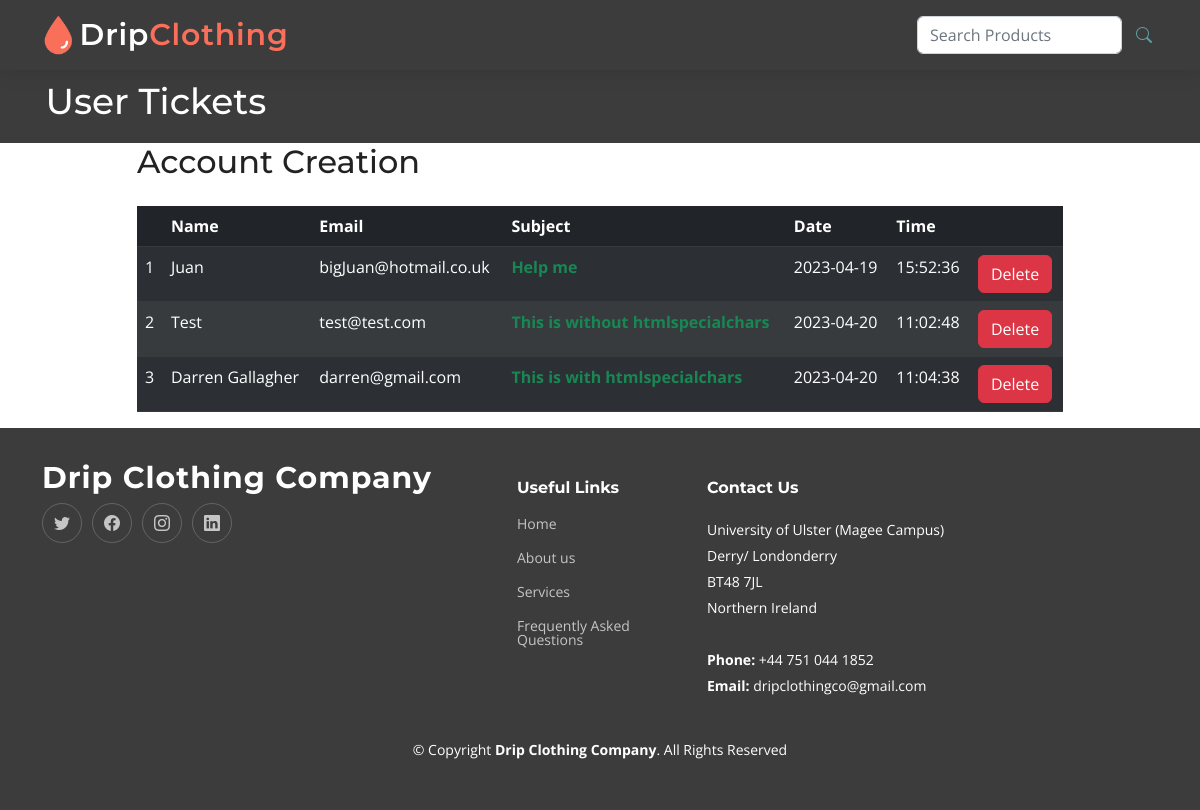
The page /ticketPage.php (signed in) on the database its author committed.
### tables this page shows
CREATE TABLE `userqueries` (
  `Name` varchar(32) NOT NULL,
  `Email` varchar(100) NOT NULL,
  `Subject` varchar(100) NOT NULL,
  `Message` text NOT NULL,
  `queryDate` date NOT NULL,
  `time` varchar(8) NOT NULL
);

### ticketPage.php (the view, shortened to what this page needs)
<!DOCTYPE html>
<html lang="en">
<?php
    function displayTickets() {
        $sqlConnection = mysqli_connect("localhost:3306", "root", "", "dummyForm");
        $query = "SELECT * from userQueries ORDER BY queryDate";
        $res = mysqli_query($sqlConnection, $query);
        if ($res) {
            while($array = mysqli_fetch_array($res, MYSQLI_ASSOC)) {
                static $count;
                $count++;
                $name = $array["Name"];
                $email = $array["Email"];
                $subject = $array["Subject"];
                $date = $array["queryDate"];
                $time = $array["time"];
                echo "<tr class='table-active'>";
                echo "<td>".$count."</td>";
                echo "<td>".$name."</td>";
                echo "<td>".$email."</td>";
                echo "<td><b><a href='#' data-bs-toggle='modal' class='text-success' data-bs-target='#Modal".$count."'>".$subject."</a></b></td>";
                echo "<td>".$date."</td>";
                echo "<td>".$time."</td>";
                echo "<td><form action='Includes/deleteUserQueryTicket.php' method='post'>";
                echo "<button type='submit' name='delete[".$count."submit]' class='btn btn-danger'>Delete</button>";
                echo "</form></td>";
                echo "</tr>";
?>
    <?php
            }
        }
    }
?>
<head>
    <link href="assets/vendor/bootstrap/css/bootstrap.min.css" rel="stylesheet">
    <link href="assets/vendor/bootstrap-icons/bootstrap-icons.css" rel="stylesheet">
    <link href="assets/vendor/aos/aos.css" rel="stylesheet">
    <link href="assets/vendor/glightbox/css/glightbox.min.css" rel="stylesheet">
    <link href="assets/vendor/swiper/swiper-bundle.min.css" rel="stylesheet">
    <link href="assets/css/main.css" rel="stylesheet">
</head>
<body>
    <?php
        include("Includes/header.php");
    ?>
    <section id="checkout-hero" class="hero-alt">
        <div class="container" data-aos="fade-down">
            <h2>User Tickets</h2>
        </div>
    </section>
    <main id="main">
        <div class="container">
            <div class="row justify-content-center">
                <div class="col-md-10">
                    <h2 class="mb-4">Account Creation</h2>
                    <table class="table table-dark table-striped">
                        <thead>
                            <tr>
                                <th scope="col"></th>
                                <th scope="col">Name</th>
                                <th scope="col">Email</th>
                                <th scope="col">Subject</th>
                                <th scope="col">Date</th>
                                <th scope="col">Time</th>
                                <th scope="col"></th>
                            </tr>
                        </thead>
                        <?php
                            displayTickets();
                        ?>
                    </table>
                </div>
            </div>
        </div>
    </main>
    <?php
        include("Includes/footer.php");
    ?>
</body>
</html>

### Assets/css/main.css (style rules this page uses)
:root { --font-default: "Open Sans", system-ui, -apple-system, "Segoe UI", Roboto, "Helvetica Neue", Arial, "Noto Sans", "Liberation Sans", sans-serif, "Apple Color Emoji", "Segoe UI Emoji", "Segoe UI Symbol", "Noto Color Emoji"; --font-primary: "Montserrat", sans-serif; --font-secondary: "Poppins", sans-serif; }
:root { --color-default: #222222; --color-primary: #3c3c3c; --color-secondary: #87c1bb; --color-alt: rgba(248, 90, 64, 0.8); }
:root { scroll-behavior: smooth; }
body { font-family: var(--font-default); color: var(--color-default); }
a { color: var(--color-primary); text-decoration: none; }
h1, h2, h3, h4, h5, h6 { font-family: var(--font-primary); }
section { padding: 60px 0; overflow: hidden; }
section { scroll-margin-top: 70px; }
.hero-alt { width: 100%; position: relative; background: var(--color-primary); padding: 80px 0 0 7px; color: #fff; }
.hero-alt h2 { font-size: 36px; font-weight: 500; margin-bottom: 20px; color: #fff; }

### rows shown on the page
userqueries: Name "Juan", Email "bigJuan@hotmail.co.uk", Subject "Help me", queryDate "2023-04-19", time "15:52:36"
userqueries: Name "Test", Email "test@test.com", Subject "This is without htmlspecialchars", queryDate "2023-04-20", time "11:02:48"
userqueries: Name "Darren Gallagher", Email "darren@gmail.com", Subject "This is with htmlspecialchars", queryDate "2023-04-20", time "11:04:38"
